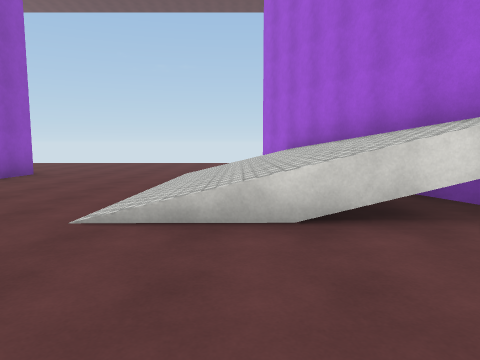
View 1 (above)

17 first-person views from a walk through a Unity game level. The camera is 1.5 m above the floor, tilts 6° down and sees 70° across. The floor is counted in squares, 2 m on a side. Each view is taken from the middle of a square. On the plan, view 1 faces up. The plan holds only what a view shows up to about 11 squares ahead; the rest is blank. The place goes on beyond the plan. The player character is not drawn. Surface patterns are stand-ins for the level's own textures.

View 2
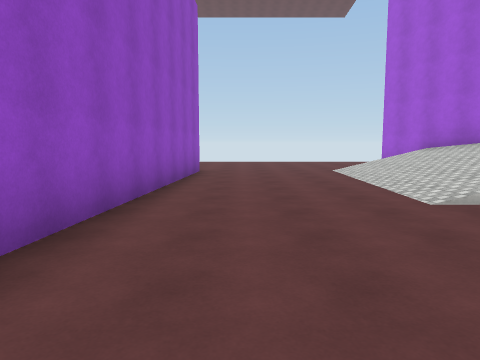

View 3
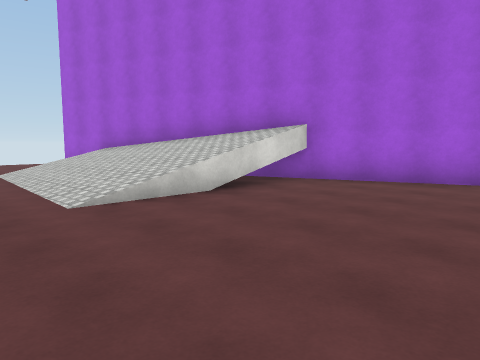

View 4
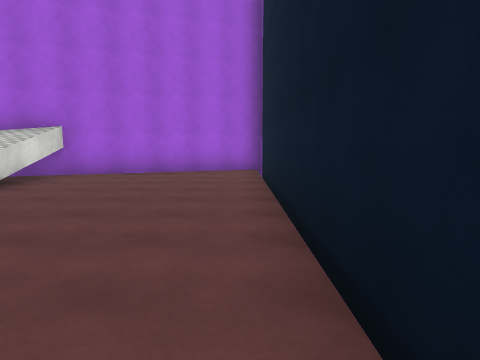

View 5
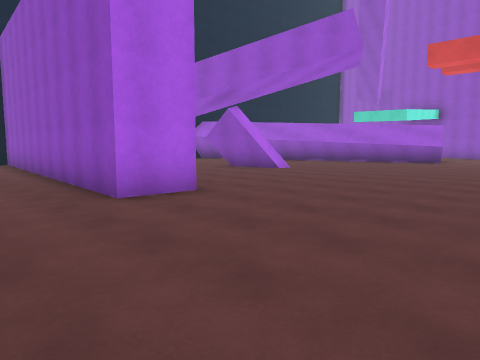

View 6
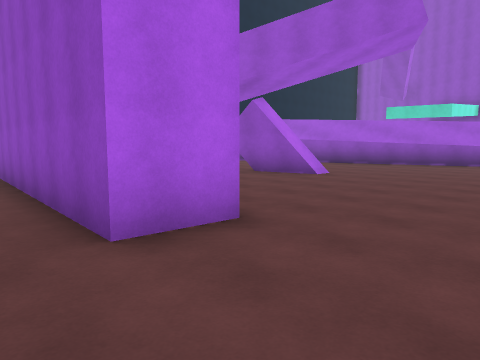

View 7
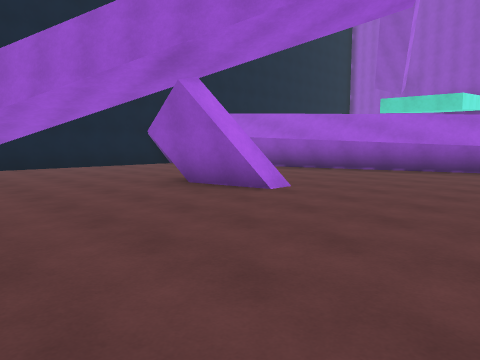

View 8
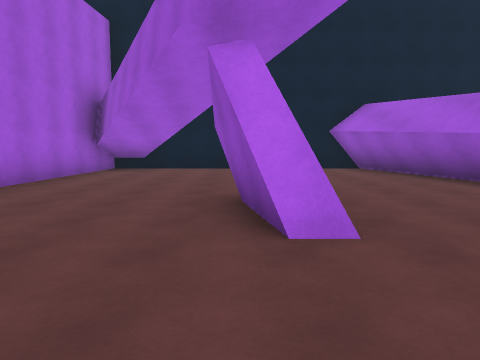

View 9
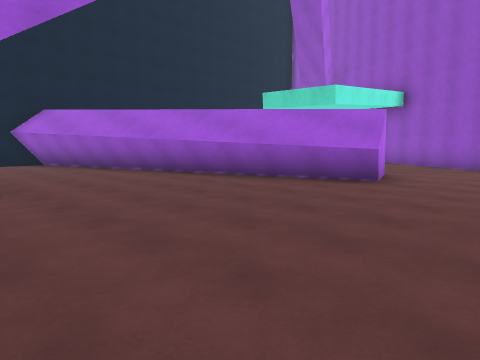

View 10
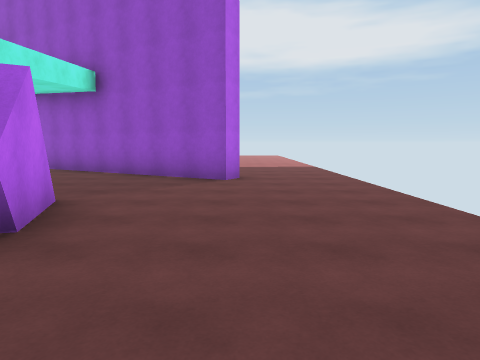

View 11
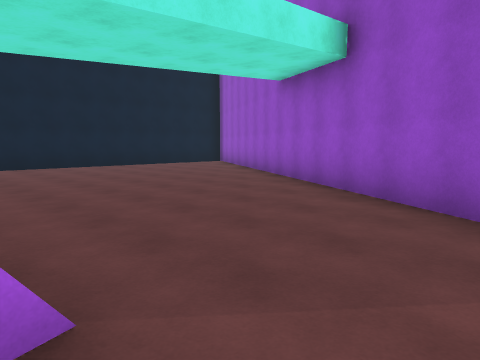

View 12
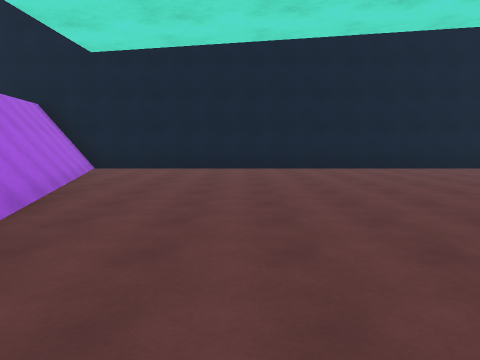

View 13
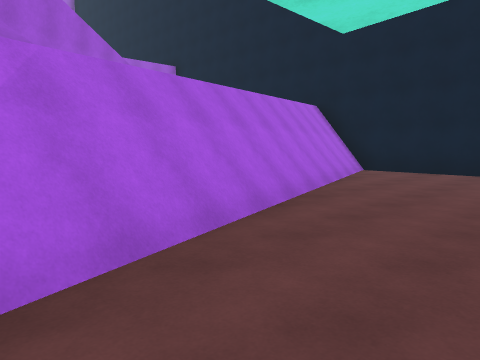

View 14
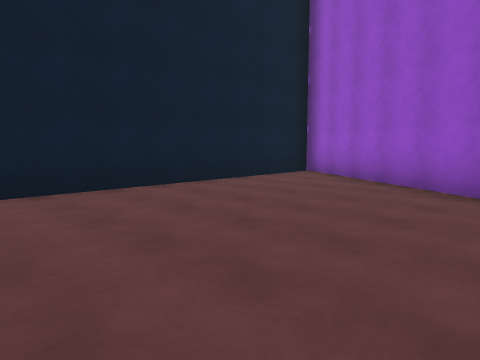

View 15
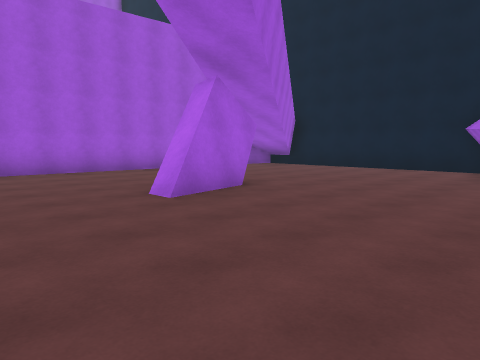

View 16
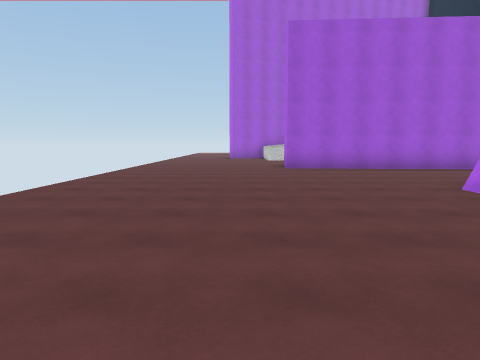

View 17
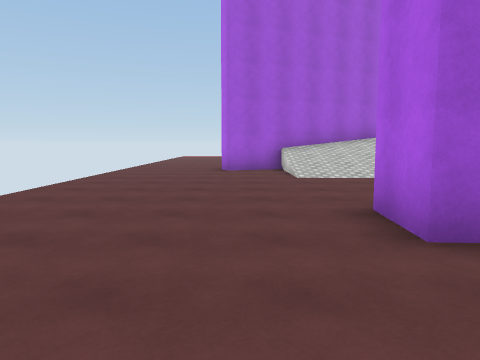

### Floor plan
Key: @ floor where view 1 was taken; # wall or solid block; . floor; / step, stairs or slope.
Columns run from 29 left of view 1 to 5 right of it. Each row starts with its distance up from view 1.
 13    ..........   ................
 12    .............................
 11    .............................
 10       ##......................#
  9       #....##................/##
  8      # ...###..........#....///#
  7     ##....###..........#....///##
  6     #......##.....#....#....////#
  5    ##......###....#....#....////#
  4    #.......###....#....#....////#
  3   ##........##.........#....////##
  2  ##.........###.......##.........#
  1  #..........###.......##.........##
  0 ##..........###......###.....@....#
 -1 #............##......## ..........#
 -2 #######################  ##########

Positions as (right, up) in squares from view 1, and headings:
1: (0, 0), facing up
2: (-4, -1), facing up
3: (-3, -1), facing up-right
4: (-5, -1), facing right
5: (-3, 13), facing down-left
6: (-4, 11), facing down-left
7: (-7, 10), facing down-left
8: (-11, 9), facing down
9: (-11, 12), facing down-left
10: (-15, 11), facing left
11: (-19, 10), facing down-left
12: (-21, 9), facing down
13: (-21, 8), facing down-right
14: (-21, 4), facing down-left
15: (-16, 9), facing down-right
16: (-17, 10), facing right
17: (-9, 10), facing right
